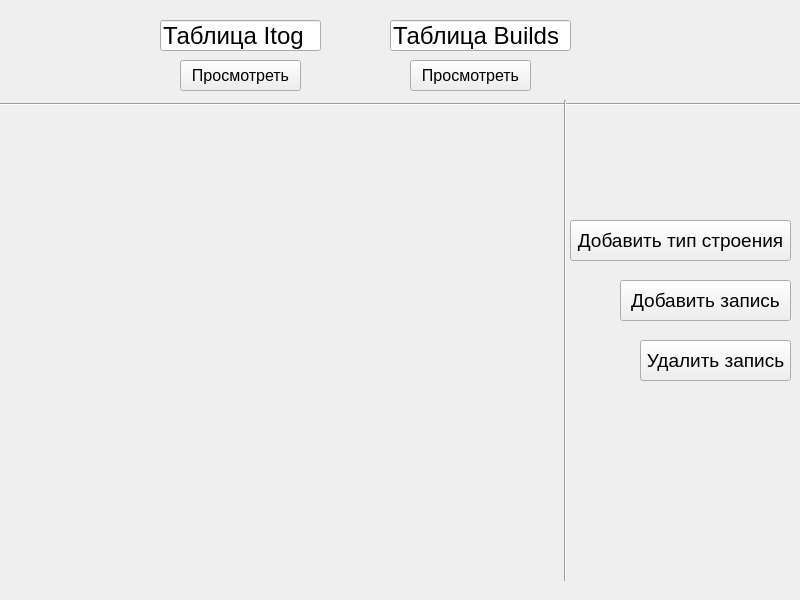
<?xml version="1.0" encoding="UTF-8"?>
<ui version="4.0">
 <class>MainWindow</class>
 <widget class="QMainWindow" name="MainWindow">
  <property name="geometry">
   <rect>
    <x>0</x>
    <y>0</y>
    <width>800</width>
    <height>600</height>
   </rect>
  </property>
  <property name="windowTitle">
   <string>MainWindow</string>
  </property>
  <widget class="QWidget" name="centralwidget">
   <widget class="QLineEdit" name="lineEdit">
    <property name="geometry">
     <rect>
      <x>160</x>
      <y>20</y>
      <width>161</width>
      <height>31</height>
     </rect>
    </property>
    <property name="font">
     <font>
      <pointsize>18</pointsize>
     </font>
    </property>
    <property name="text">
     <string>Таблица Itog</string>
    </property>
    <property name="cursorPosition">
     <number>12</number>
    </property>
   </widget>
   <widget class="QLineEdit" name="lineEdit_2">
    <property name="geometry">
     <rect>
      <x>390</x>
      <y>20</y>
      <width>181</width>
      <height>31</height>
     </rect>
    </property>
    <property name="font">
     <font>
      <pointsize>18</pointsize>
     </font>
    </property>
    <property name="text">
     <string>Таблица Builds</string>
    </property>
   </widget>
   <widget class="QPushButton" name="pushButton">
    <property name="geometry">
     <rect>
      <x>180</x>
      <y>60</y>
      <width>121</width>
      <height>31</height>
     </rect>
    </property>
    <property name="font">
     <font>
      <pointsize>12</pointsize>
     </font>
    </property>
    <property name="text">
     <string>Просмотреть</string>
    </property>
   </widget>
   <widget class="QPushButton" name="pushButton_2">
    <property name="geometry">
     <rect>
      <x>410</x>
      <y>60</y>
      <width>121</width>
      <height>31</height>
     </rect>
    </property>
    <property name="font">
     <font>
      <pointsize>12</pointsize>
     </font>
    </property>
    <property name="text">
     <string>Просмотреть</string>
    </property>
   </widget>
   <widget class="QPushButton" name="pushButton_3">
    <property name="geometry">
     <rect>
      <x>640</x>
      <y>340</y>
      <width>151</width>
      <height>41</height>
     </rect>
    </property>
    <property name="font">
     <font>
      <pointsize>14</pointsize>
     </font>
    </property>
    <property name="text">
     <string>Удалить запись</string>
    </property>
   </widget>
   <widget class="QPushButton" name="pushButton_4">
    <property name="geometry">
     <rect>
      <x>570</x>
      <y>220</y>
      <width>221</width>
      <height>41</height>
     </rect>
    </property>
    <property name="font">
     <font>
      <pointsize>14</pointsize>
     </font>
    </property>
    <property name="text">
     <string>Добавить тип строения</string>
    </property>
   </widget>
   <widget class="QPushButton" name="pushButton_5">
    <property name="geometry">
     <rect>
      <x>620</x>
      <y>280</y>
      <width>171</width>
      <height>41</height>
     </rect>
    </property>
    <property name="font">
     <font>
      <pointsize>14</pointsize>
     </font>
    </property>
    <property name="text">
     <string>Добавить запись</string>
    </property>
   </widget>
   <widget class="Line" name="line">
    <property name="geometry">
     <rect>
      <x>0</x>
      <y>89</y>
      <width>811</width>
      <height>31</height>
     </rect>
    </property>
    <property name="orientation">
     <enum>Qt::Horizontal</enum>
    </property>
   </widget>
   <widget class="Line" name="line_2">
    <property name="geometry">
     <rect>
      <x>555</x>
      <y>100</y>
      <width>21</width>
      <height>481</height>
     </rect>
    </property>
    <property name="orientation">
     <enum>Qt::Vertical</enum>
    </property>
   </widget>
   <widget class="QWidget" name="horizontalLayoutWidget">
    <property name="geometry">
     <rect>
      <x>20</x>
      <y>120</y>
      <width>531</width>
      <height>421</height>
     </rect>
    </property>
    <layout class="QHBoxLayout" name="horizontalLayout"/>
   </widget>
  </widget>
  <widget class="QMenuBar" name="menubar">
   <property name="geometry">
    <rect>
     <x>0</x>
     <y>0</y>
     <width>800</width>
     <height>21</height>
    </rect>
   </property>
  </widget>
 </widget>
 <resources/>
 <connections/>
</ui>
